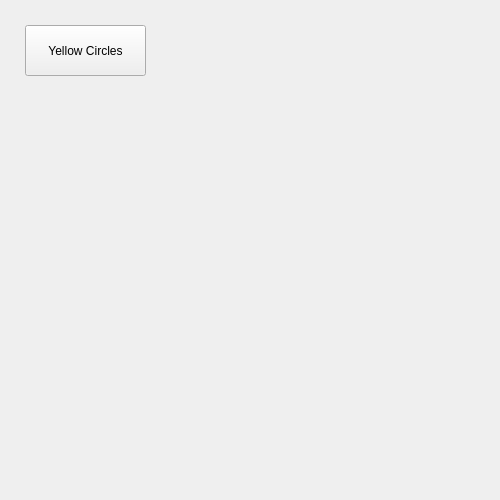
<?xml version="1.0" encoding="UTF-8"?>
<ui version="4.0">
 <class>Form</class>
 <widget class="QWidget" name="Form">
  <property name="geometry">
   <rect>
    <x>0</x>
    <y>0</y>
    <width>500</width>
    <height>500</height>
   </rect>
  </property>
  <property name="windowTitle">
   <string>Form</string>
  </property>
  <widget class="QPushButton" name="pushButton">
   <property name="geometry">
    <rect>
     <x>25</x>
     <y>25</y>
     <width>121</width>
     <height>51</height>
    </rect>
   </property>
   <property name="text">
    <string>Yellow Circles</string>
   </property>
  </widget>
 </widget>
 <resources/>
 <connections/>
</ui>
